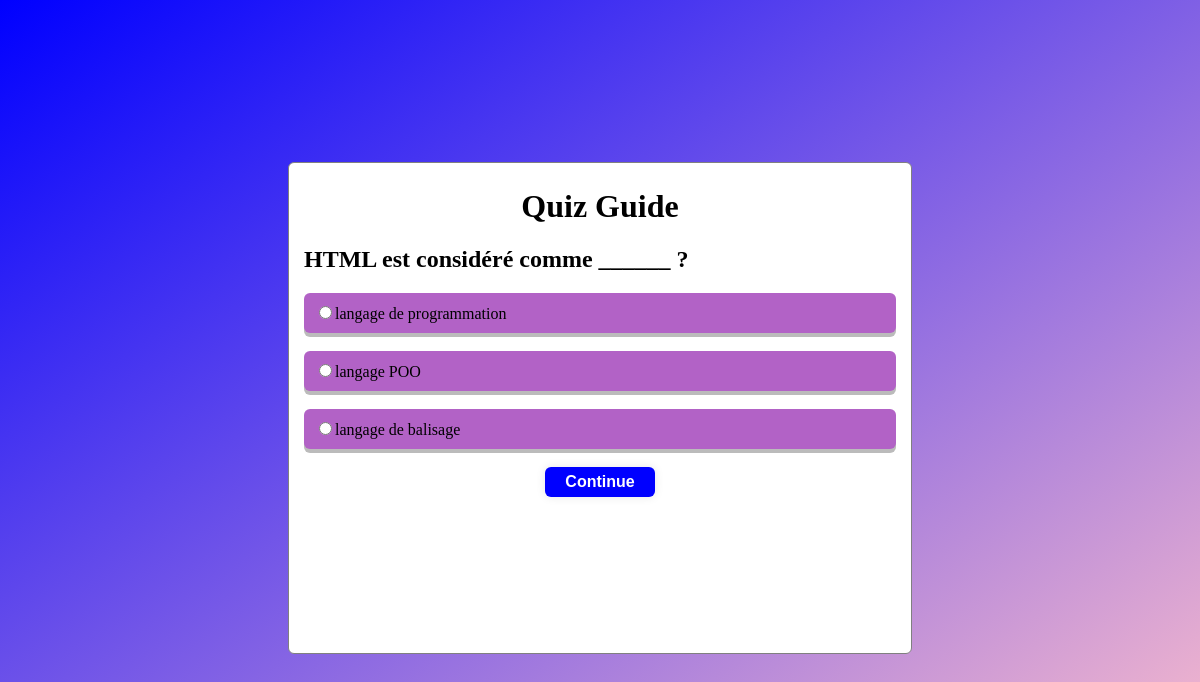
The page /test3.php on the database its author committed.
### tables this page shows
CREATE TABLE `questions1` (
  `id_question` int(11) NOT NULL,
  `id_quiz1` int(11) NOT NULL,
  `titre_question` varchar(200) DEFAULT NULL
);

CREATE TABLE `options1` (
  `id_option` varchar(77) NOT NULL,
  `text_option` varchar(66) NOT NULL,
  `email` varchar(55) NOT NULL,
  `correction` tinyint(1) NOT NULL,
  `id_question` int(11) DEFAULT NULL
);

### test3.php (the view, shortened to what this page needs)
<!DOCTYPE html>
<html lang="en">
<head>
</head>
<body>
    <main class="main">
    <?php
 require "conexion.php";
 $current_question = isset($_POST['current_question']) ? $_POST['current_question'] : 1;
 $req="SELECT * FROM questions1 WHERE id_question=$current_question";
 $data=mysqli_query($cnx,$req);
 while($row=mysqli_fetch_assoc($data)){
    ?>
<div class="container">
    <div class="container-content">
        <h1>Quiz Guide</h1>
        <h2><?php echo $row['titre_question']; ?></h2>
    <?php
    $reqq="SELECT * FROM options1 WHERE id_question=$current_question";
    $dataa=mysqli_query($cnx,$reqq);
    ?>
    <form method="post" action="test3.php">
    <?php
    while($row=mysqli_fetch_assoc($dataa)){
        ?>
        <div class="options">
    <input type="radio" name="check[<?php echo $row['id_question'];?>]" value="<?php echo $row['correction']?>" ><?php echo $row['text_option'];?><br>
    </div>
    <br>
        <?php
    }
}
 ?>
<div class="btn-next">
<button type="submit" name="Continue" value="Continue" class="Continue">Continue</button>
</div>
 </form>
</div>
</div>
    </main>
</body>
</html>

### test3.php (style rules this page uses)
body { color: black; background: linear-gradient(to bottom right, blue, pink); }
.main { min-height: 100vh; background-size: cover; background-position: center; }
.container { height: 100vh; width: 100%; display: flex; justify-content: center; align-items: center; }
.container .container-content { border: 1px solid grey; border-radius: 6px; padding: 25px 15px; height: 55%; width:50%; background:#fff; }
.container .container-content h1 { text-align: center; margin-top: 0px; }
.container .container-content .options { background-color: rgb(178, 98, 198); margin: 0px; padding:10px; border-radius: 6px; box-shadow: 0 4px 0 0 #bbbbbb; }
.container-content .btn-next { display: flex; justify-content: center; align-items: center; }
.container-content .Continue { width: 110px; height: 30px; background: blue; border: none; outline: none; border-radius: 6px; text-decoration: none; font-size: 16px; color: #fff; font-weight: 600; cursor: pointer; box-shadow: 0 0 10px rgba(0, 0, 0, .1); transition: .5s; }

### rows shown on the page
questions1: titre_question "HTML est considéré comme ______ ?"
options1: text_option "langage de programmation"
options1: text_option "langage POO"
options1: text_option "langage de balisage"
